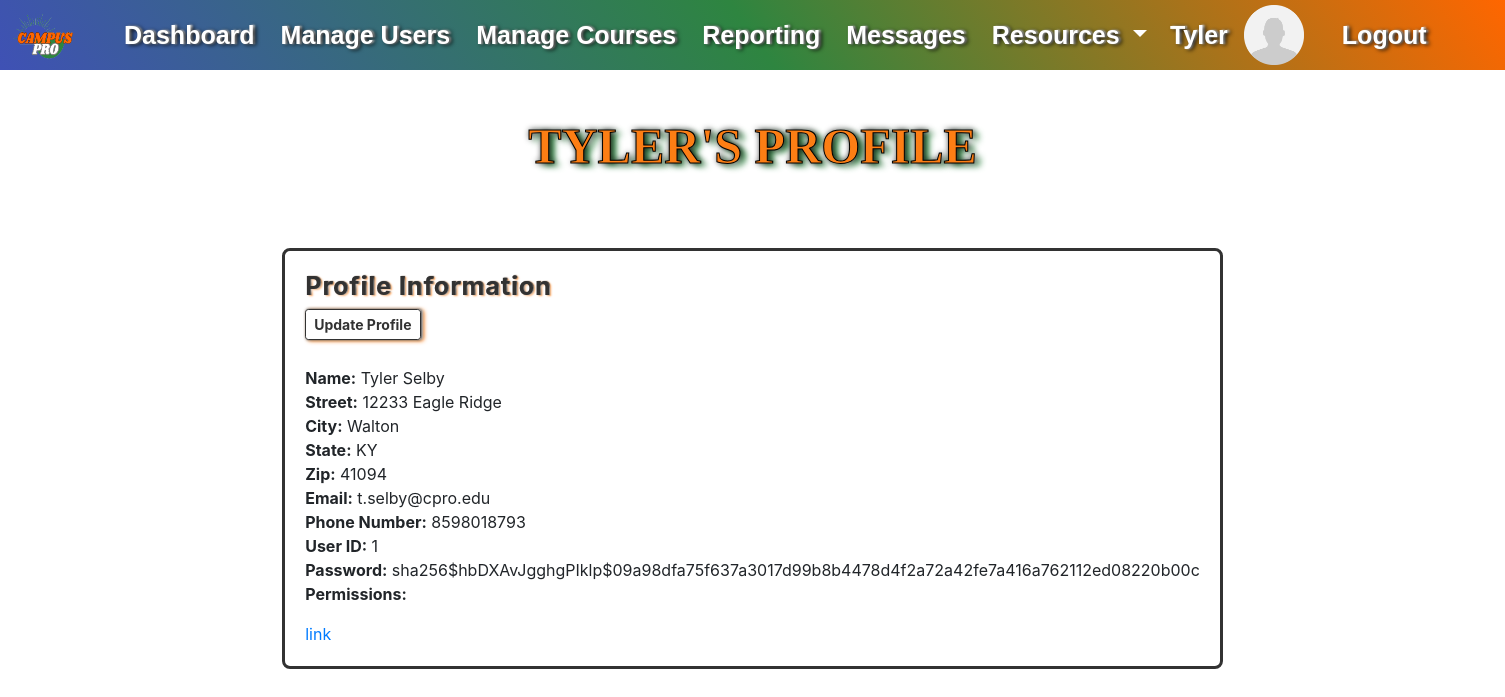
The page /user-profile/ (signed in) on the database as committed earlier.
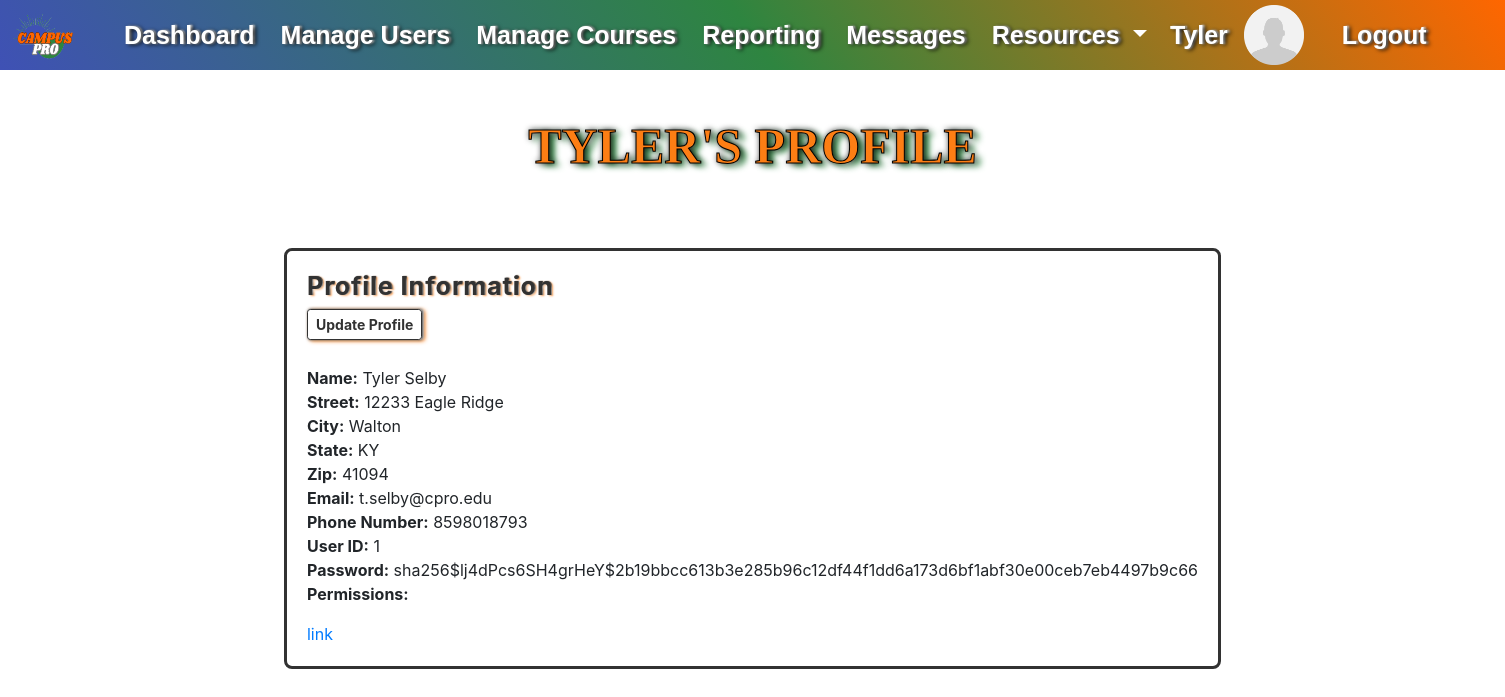
The same page on the database as committed later.
### website/models.py (models this page shows)
class User(db.Model, UserMixin):
    id = db.Column(db.Integer, primary_key=True)
    first_name = db.Column(db.String(50), nullable=False)
    last_name = db.Column(db.String(50), nullable=False)
    address = db.Column(db.String(100), nullable=False)
    city = db.Column(db.String(50), nullable=False)
    zip_code = db.Column(db.Integer, nullable=False)
    state = db.Column(db.String(50))
    email = db.Column(db.String(100), nullable=False, unique=True)
    phone_number = db.Column(db.String(15), nullable=False, unique=True)
    password = db.Column(db.String(20), nullable=False)
    permissions = db.Column(db.Integer, None)
    teacher_section = db.relationship('Course', backref='section_teacher')
    current_courses = db.relationship('Course', secondary=user_course, backref='enrolled_students')  # When a class is added, this field will store the Courses.id

### website/views.py (the view)
@views.route('/user-profile/', methods=['GET', 'POST'])
@login_required
def user_profile():
    return render_template("user_profile.html", current_user=current_user)

### website/templates/user_profile.html (shortened to what this page needs)
{% extends "_template_base.html" %}{% block title %}User Profile{% endblock %}
{%block content%}
<br>
<h1 class="student-title">{{current_user.first_name}}'s Profile</h1>
<div class="container-template">
    <div class="card profile-card" style="border: 3px solid #323232; border-radius: 8px;">
      <div class="card-body">
        <h5 class="profile-card-title">Profile Information</h5>
        <a href="#" class="btn btn-sm" style=" font-weight: bold;">
          Update Profile
        </a>
        <br>
        <strong>Name:</strong>
        {{current_user.first_name}} {{current_user.last_name}}<br>
        <strong>Street:</strong>
        {{current_user.address}}<br>
        <strong>City:</strong>
        {{current_user.city}}<br>
        <strong>State:</strong>
        {{current_user.state}}<br>
        <strong>Zip:</strong>
        {{current_user.zip_code}}<br>
        <strong>Email:</strong>
        {{current_user.email}}<br>
        <strong>Phone Number:</strong>
        {{current_user.phone_number}}<br>
        {% if current_user.permissions == 0 %}
          <strong>User ID:</strong>
          {{current_user.id}}<br>
          <strong>Password:</strong>
          {{current_user.password}}<br>
          <strong>Permissions:</strong><br>
        {% endif %}
        <a href="#" class="card-link">link</a>
      </div>
    </div>
</div>
{% endblock %}

### website/templates/_template_base.html (shortened to what this page needs)
<!DOCTYPE html>
<html>
  <head>
    <link
      rel="stylesheet"
      href="https://stackpath.bootstrapcdn.com/bootstrap/4.4.1/css/bootstrap.min.css"
    />
    <link
      rel="stylesheet"
      href="https://stackpath.bootstrapcdn.com/font-awesome/4.7.0/css/font-awesome.min.css"
    />
    <link rel="stylesheet" type="text/css" href="{{ url_for('static', filename='css/styles.css') }}">
  </head>
  <body>
    <div id="grad">
      <nav class="navbar navbar-expand-lg">
        {% if current_user.is_authenticated %}
          <a class="navbar-brand" href="/">
            <img class="navbar-logo" src="{{ url_for('static', filename='assets/CampusProLogo.png') }}" alt="Navbar Logo">
          </a>
        {% else %}
          <a class="navbar-brand" href="/">
            <img class="navbar-logo" src="{{ url_for('static', filename='assets/CampusProLogo.png') }}" alt="Navbar Logo">
            <img class="header-logo" src="{{ url_for('static', filename='assets/header.png') }}" alt="Header Logo">
          </a>
        {% endif %}
          <div class="container1">
        <div class="collapse navbar-collapse" id="navbar">
            {% if current_user.is_authenticated %}
              {% if current_user.permissions == 0 %}
                <ul class="navbar-nav ml-auto" style="list-style-type: none;">
                  <li class="nav-item active">
                    <a class="nav-link" href="/admin/dash" style="color: #ffffff;">Dashboard <span class="sr-only">(current)</span></a>
                  </li>
                  <li class="nav-item">
                    <a class="nav-link" href="/admin/manage_users" style="color: #ffffff;">Manage Users</a>
                  </li>
                  <li class="nav-item">
                    <a class="nav-link" href="/admin/manage_courses" style="color: #ffffff;">Manage Courses</a>
                  </li>
                  <li class="nav-item">
                    <a class="nav-link" href="#" style="color: #ffffff;">Reporting</a>
                  </li>
                  <li class="nav-item">
                    <a class="nav-link" href="#" style="color: #ffffff;">Messages</a>
                  </li>
                  <li class="nav-item dropdown">
                    <a class="nav-link dropdown-toggle" href="#" style="color: #ffffff;"
                      id="navbarDropdownMenuLink" data-toggle="dropdown" aria-haspopup="true"
                      aria-expanded="false">
                      Resources
                    </a>
                  </li>
                </ul>
                <div class="container2" style="display: flex; justify-content: flex-end;">
                  <ul class="navbar-nav ml-auto" style="list-style-type: none;">
                    <li style="margin-left: 15px; margin-right: 0%;">
                      <a class="navbar navbar-brand" href="/user-profile/" style="color: #ffffff;">{{current_user.first_name}}</a>
                    </li>
                    <li style="margin-left: 0%;">
                      <img class="profile-pic" href="/user-profile/"
                        src="{{ url_for('static', filename='assets/gen_profile_pic.png') }}"
                        alt="Profile Picture">
                    </li>
                    <li class="nav-item">
                      <a class="nav-link" href="/logout" style="color: #ffffff; margin-left: 20px;">Logout</a>
                    </li>
                  </ul>
                </div>
              {% endif %}
            {% endif %}
        </div>
      </div>
    </nav>
  </div>
    <div class="container-template">{% block content %} {% endblock %}</div>
  </body>
</html>

### website/static/css/styles.css (style rules this page uses)
#grad { background-image: linear-gradient(55deg, #3F51B5, #2E8540, #FF6600); }
.navbar { width: 100%; font-family: "Montserrat", "Arial", sans-serif; font-size: 25px; line-height: 35px; font-weight: bold; text-shadow: 3px 1px 4px #000, 2px 0 2px #fff; white-space: nowrap; padding: 0; }
.container1 { width: 100%; margin: 0%; padding: 0%; justify-items: left; }
.container2 { width: 100%; margin-right: 40px; padding-right: 20px; justify-items: right; }
.container-template { width: 80%; margin: auto; justify-items: center; }
.navbar-brand { display: flex; align-items: center; }
.profile-pic { width: 60px; height: 60px; padding: 0; margin-left: 0px; }
.navbar-logo { width: 70px; height: 60px; padding: 0; margin-right: 10px; margin-left: 10px; }
a.nav-link { padding: 0px; }
.navbar-nav { align-items: center; }
.nav-item { margin-left: 10px; }
body { padding-bottom: 50px; }
h1 { text-align:center; color:#3F51B5 }
.btn { align-items: center; margin-bottom: 5px; border: 1px solid #323232; box-shadow:1px 0 3px #323232, 2px 0 2px #fff, 3px 1px 4px #fd7e14; color: #323232; }
.student-title { font-size: 50px; font-weight: bold; color: #fd7e14; font-family: cursive; margin: 10px 0px 20px; text-transform: uppercase; text-shadow: 1px 0 6px #000, 6px 3px 6px #2E8540; margin: 22px 0px 20px; text-align: center; line-height: 60px; -webkit-text-stroke: 1px black; }
.profile-card-title { font-size: 25px; line-height: 30px; font-weight: bold; letter-spacing: 1px; text-shadow: 1px 2px 4px #fff, 1px 0 1px #000, 2px 1px 2px #fd7e14, 3px 1px 2px #fff; color: #323232; margin-bottom: 8px; }

Rows that differ between the two databases and show on the page:
changed User "TYLER": password "sha256$hbDXAvJgghgPIklp$09a98dfa75f637a3017d99b8b4478d4f2a72a42fe7a416a762112ed08220b00c" → "sha256$lj4dPcs6SH4grHeY$2b19bbcc613b3e285b96c12df44f1dd6a173d6bf1abf30e00ceb7eb4497b9c66"
